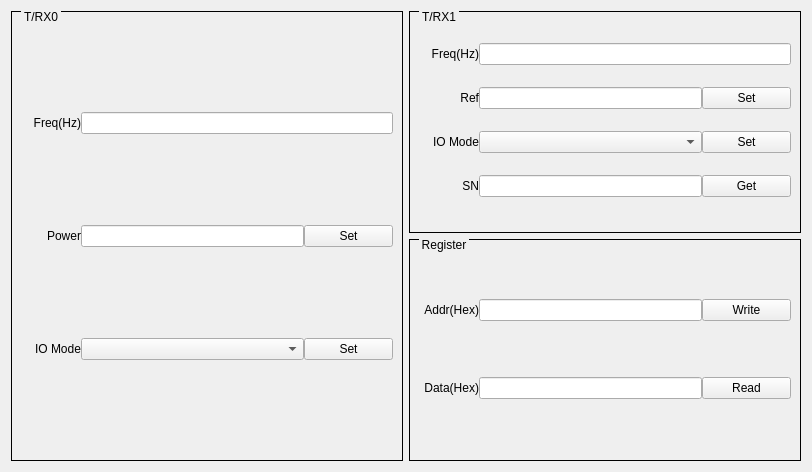
<?xml version="1.0" encoding="UTF-8"?>
<ui version="4.0">
 <class>Q_SP9500X_RRH_Widget</class>
 <widget class="QWidget" name="Q_SP9500X_RRH_Widget">
  <property name="geometry">
   <rect>
    <x>0</x>
    <y>0</y>
    <width>812</width>
    <height>472</height>
   </rect>
  </property>
  <property name="windowTitle">
   <string>Dialog</string>
  </property>
  <layout class="QHBoxLayout" name="horizontalLayout">
   <item>
    <widget class="QGroupBox" name="groupBoxTx">
     <property name="styleSheet">
      <string notr="true">QGroupBox{ border:1px solid black; margin-top:0.5ex; }
QGroupBox::title { subcontrol-origin:margin; subcontrol-position:top left; top:-1px; left:10px; margin-left: 0px; padding:0 1px; }</string>
     </property>
     <property name="title">
      <string>T/RX0</string>
     </property>
     <layout class="QHBoxLayout" name="horizontalLayout_19">
      <item>
       <layout class="QVBoxLayout" name="verticalLayoutTx">
        <property name="spacing">
         <number>0</number>
        </property>
        <item>
         <layout class="QHBoxLayout" name="horizontalLayoutTx0">
          <property name="spacing">
           <number>0</number>
          </property>
          <item>
           <widget class="QLabel" name="labelTXFreq">
            <property name="sizePolicy">
             <sizepolicy hsizetype="Fixed" vsizetype="Fixed">
              <horstretch>0</horstretch>
              <verstretch>0</verstretch>
             </sizepolicy>
            </property>
            <property name="minimumSize">
             <size>
              <width>60</width>
              <height>16</height>
             </size>
            </property>
            <property name="text">
             <string>Freq(Hz)</string>
            </property>
            <property name="alignment">
             <set>Qt::AlignRight|Qt::AlignTrailing|Qt::AlignVCenter</set>
            </property>
           </widget>
          </item>
          <item>
           <widget class="QFreqScrollLineEdit" name="lineEditTXFreq">
            <property name="sizePolicy">
             <sizepolicy hsizetype="Expanding" vsizetype="Fixed">
              <horstretch>5</horstretch>
              <verstretch>0</verstretch>
             </sizepolicy>
            </property>
           </widget>
          </item>
         </layout>
        </item>
        <item>
         <layout class="QHBoxLayout" name="horizontalLayoutTx5_3">
          <property name="spacing">
           <number>0</number>
          </property>
          <item>
           <widget class="QLabel" name="labelTXLMX2594_0">
            <property name="sizePolicy">
             <sizepolicy hsizetype="Fixed" vsizetype="Fixed">
              <horstretch>0</horstretch>
              <verstretch>0</verstretch>
             </sizepolicy>
            </property>
            <property name="minimumSize">
             <size>
              <width>60</width>
              <height>16</height>
             </size>
            </property>
            <property name="text">
             <string>Power</string>
            </property>
            <property name="alignment">
             <set>Qt::AlignRight|Qt::AlignTrailing|Qt::AlignVCenter</set>
            </property>
           </widget>
          </item>
          <item>
           <widget class="QLineEdit" name="lineEditTXPwr">
            <property name="sizePolicy">
             <sizepolicy hsizetype="Expanding" vsizetype="Fixed">
              <horstretch>5</horstretch>
              <verstretch>0</verstretch>
             </sizepolicy>
            </property>
           </widget>
          </item>
          <item>
           <widget class="QPushButton" name="pushButtonSetTXPwr">
            <property name="sizePolicy">
             <sizepolicy hsizetype="Expanding" vsizetype="Fixed">
              <horstretch>2</horstretch>
              <verstretch>0</verstretch>
             </sizepolicy>
            </property>
            <property name="text">
             <string>Set</string>
            </property>
           </widget>
          </item>
         </layout>
        </item>
        <item>
         <layout class="QHBoxLayout" name="horizontalLayoutTx1_2">
          <property name="spacing">
           <number>0</number>
          </property>
          <item>
           <widget class="QLabel" name="labelTXIOMode">
            <property name="sizePolicy">
             <sizepolicy hsizetype="Fixed" vsizetype="Fixed">
              <horstretch>0</horstretch>
              <verstretch>0</verstretch>
             </sizepolicy>
            </property>
            <property name="minimumSize">
             <size>
              <width>60</width>
              <height>16</height>
             </size>
            </property>
            <property name="text">
             <string>IO Mode</string>
            </property>
            <property name="alignment">
             <set>Qt::AlignRight|Qt::AlignTrailing|Qt::AlignVCenter</set>
            </property>
           </widget>
          </item>
          <item>
           <widget class="QComboBox" name="comboBoxTX0IOMode">
            <property name="sizePolicy">
             <sizepolicy hsizetype="Expanding" vsizetype="Fixed">
              <horstretch>5</horstretch>
              <verstretch>0</verstretch>
             </sizepolicy>
            </property>
           </widget>
          </item>
          <item>
           <widget class="QPushButton" name="pushButtonSetTX0IOMode">
            <property name="sizePolicy">
             <sizepolicy hsizetype="Expanding" vsizetype="Fixed">
              <horstretch>2</horstretch>
              <verstretch>0</verstretch>
             </sizepolicy>
            </property>
            <property name="text">
             <string>Set</string>
            </property>
           </widget>
          </item>
         </layout>
        </item>
       </layout>
      </item>
     </layout>
    </widget>
   </item>
   <item>
    <layout class="QVBoxLayout" name="verticalLayout">
     <item>
      <widget class="QGroupBox" name="groupBoxRx">
       <property name="styleSheet">
        <string notr="true">QGroupBox{ border:1px solid black; margin-top:0.5ex; }
QGroupBox::title { subcontrol-origin:margin; subcontrol-position:top left; top:-1px; left:10px; margin-left: 0px; padding:0 1px; }</string>
       </property>
       <property name="title">
        <string>T/RX1</string>
       </property>
       <layout class="QHBoxLayout" name="horizontalLayout_20">
        <item>
         <layout class="QVBoxLayout" name="verticalLayoutRx">
          <property name="spacing">
           <number>0</number>
          </property>
          <item>
           <layout class="QHBoxLayout" name="horizontalLayoutRx0">
            <property name="spacing">
             <number>0</number>
            </property>
            <item>
             <widget class="QLabel" name="labelRXFreq">
              <property name="sizePolicy">
               <sizepolicy hsizetype="Fixed" vsizetype="Fixed">
                <horstretch>0</horstretch>
                <verstretch>0</verstretch>
               </sizepolicy>
              </property>
              <property name="minimumSize">
               <size>
                <width>60</width>
                <height>16</height>
               </size>
              </property>
              <property name="text">
               <string>Freq(Hz)</string>
              </property>
              <property name="alignment">
               <set>Qt::AlignRight|Qt::AlignTrailing|Qt::AlignVCenter</set>
              </property>
             </widget>
            </item>
            <item>
             <widget class="QFreqScrollLineEdit" name="lineEditRXFreq">
              <property name="sizePolicy">
               <sizepolicy hsizetype="Expanding" vsizetype="Fixed">
                <horstretch>5</horstretch>
                <verstretch>0</verstretch>
               </sizepolicy>
              </property>
             </widget>
            </item>
           </layout>
          </item>
          <item>
           <layout class="QHBoxLayout" name="horizontalLayoutTx5_5">
            <property name="spacing">
             <number>0</number>
            </property>
            <item>
             <widget class="QLabel" name="labelTXLMX2594_2">
              <property name="sizePolicy">
               <sizepolicy hsizetype="Fixed" vsizetype="Fixed">
                <horstretch>0</horstretch>
                <verstretch>0</verstretch>
               </sizepolicy>
              </property>
              <property name="minimumSize">
               <size>
                <width>60</width>
                <height>16</height>
               </size>
              </property>
              <property name="text">
               <string>Ref</string>
              </property>
              <property name="alignment">
               <set>Qt::AlignRight|Qt::AlignTrailing|Qt::AlignVCenter</set>
              </property>
             </widget>
            </item>
            <item>
             <widget class="QLineEdit" name="lineEditRXRef">
              <property name="sizePolicy">
               <sizepolicy hsizetype="Expanding" vsizetype="Fixed">
                <horstretch>5</horstretch>
                <verstretch>0</verstretch>
               </sizepolicy>
              </property>
             </widget>
            </item>
            <item>
             <widget class="QPushButton" name="pushButtonSetRXRef">
              <property name="sizePolicy">
               <sizepolicy hsizetype="Expanding" vsizetype="Fixed">
                <horstretch>2</horstretch>
                <verstretch>0</verstretch>
               </sizepolicy>
              </property>
              <property name="text">
               <string>Set</string>
              </property>
             </widget>
            </item>
           </layout>
          </item>
          <item>
           <layout class="QHBoxLayout" name="horizontalLayoutTx1_3">
            <property name="spacing">
             <number>0</number>
            </property>
            <item>
             <widget class="QLabel" name="labelTXIOMode_2">
              <property name="sizePolicy">
               <sizepolicy hsizetype="Fixed" vsizetype="Fixed">
                <horstretch>0</horstretch>
                <verstretch>0</verstretch>
               </sizepolicy>
              </property>
              <property name="minimumSize">
               <size>
                <width>60</width>
                <height>16</height>
               </size>
              </property>
              <property name="text">
               <string>IO Mode</string>
              </property>
              <property name="alignment">
               <set>Qt::AlignRight|Qt::AlignTrailing|Qt::AlignVCenter</set>
              </property>
             </widget>
            </item>
            <item>
             <widget class="QComboBox" name="comboBoxTX1IOMode">
              <property name="sizePolicy">
               <sizepolicy hsizetype="Expanding" vsizetype="Fixed">
                <horstretch>5</horstretch>
                <verstretch>0</verstretch>
               </sizepolicy>
              </property>
             </widget>
            </item>
            <item>
             <widget class="QPushButton" name="pushButtonSetTX0IOMode_2">
              <property name="sizePolicy">
               <sizepolicy hsizetype="Expanding" vsizetype="Fixed">
                <horstretch>2</horstretch>
                <verstretch>0</verstretch>
               </sizepolicy>
              </property>
              <property name="text">
               <string>Set</string>
              </property>
             </widget>
            </item>
           </layout>
          </item>
          <item>
           <layout class="QHBoxLayout" name="horizontalLayoutRx8">
            <property name="spacing">
             <number>0</number>
            </property>
            <item>
             <widget class="QLabel" name="labelSN">
              <property name="sizePolicy">
               <sizepolicy hsizetype="Fixed" vsizetype="Fixed">
                <horstretch>0</horstretch>
                <verstretch>0</verstretch>
               </sizepolicy>
              </property>
              <property name="minimumSize">
               <size>
                <width>60</width>
                <height>16</height>
               </size>
              </property>
              <property name="text">
               <string>SN</string>
              </property>
              <property name="alignment">
               <set>Qt::AlignRight|Qt::AlignTrailing|Qt::AlignVCenter</set>
              </property>
             </widget>
            </item>
            <item>
             <widget class="QLineEdit" name="lineEditSN">
              <property name="sizePolicy">
               <sizepolicy hsizetype="Expanding" vsizetype="Fixed">
                <horstretch>5</horstretch>
                <verstretch>0</verstretch>
               </sizepolicy>
              </property>
              <property name="readOnly">
               <bool>true</bool>
              </property>
             </widget>
            </item>
            <item>
             <widget class="QPushButton" name="pushButtonGetSN">
              <property name="sizePolicy">
               <sizepolicy hsizetype="Expanding" vsizetype="Fixed">
                <horstretch>2</horstretch>
                <verstretch>0</verstretch>
               </sizepolicy>
              </property>
              <property name="text">
               <string>Get</string>
              </property>
             </widget>
            </item>
           </layout>
          </item>
         </layout>
        </item>
       </layout>
      </widget>
     </item>
     <item>
      <widget class="QGroupBox" name="groupBoxSpartan6">
       <property name="styleSheet">
        <string notr="true">QGroupBox{ border:1px solid black; margin-top:0.5ex; }
QGroupBox::title { subcontrol-origin:margin; subcontrol-position:top left; top:-1px; left:10px; margin-left: 0px; padding:0 1px; }</string>
       </property>
       <property name="title">
        <string>Register</string>
       </property>
       <layout class="QVBoxLayout" name="verticalLayout_2">
        <item>
         <layout class="QHBoxLayout" name="horizontalLayoutRx6_5">
          <property name="spacing">
           <number>0</number>
          </property>
          <item>
           <widget class="QLabel" name="labelAddr">
            <property name="sizePolicy">
             <sizepolicy hsizetype="Fixed" vsizetype="Fixed">
              <horstretch>0</horstretch>
              <verstretch>0</verstretch>
             </sizepolicy>
            </property>
            <property name="minimumSize">
             <size>
              <width>60</width>
              <height>16</height>
             </size>
            </property>
            <property name="text">
             <string>Addr(Hex)</string>
            </property>
            <property name="alignment">
             <set>Qt::AlignRight|Qt::AlignTrailing|Qt::AlignVCenter</set>
            </property>
           </widget>
          </item>
          <item>
           <widget class="QLineEdit" name="lineEditRegAddr">
            <property name="sizePolicy">
             <sizepolicy hsizetype="Expanding" vsizetype="Fixed">
              <horstretch>5</horstretch>
              <verstretch>0</verstretch>
             </sizepolicy>
            </property>
           </widget>
          </item>
          <item>
           <widget class="QPushButton" name="pushButtonRegWrite">
            <property name="sizePolicy">
             <sizepolicy hsizetype="Expanding" vsizetype="Fixed">
              <horstretch>2</horstretch>
              <verstretch>0</verstretch>
             </sizepolicy>
            </property>
            <property name="text">
             <string>Write</string>
            </property>
           </widget>
          </item>
         </layout>
        </item>
        <item>
         <layout class="QHBoxLayout" name="horizontalLayoutRx6_2">
          <property name="spacing">
           <number>0</number>
          </property>
          <item>
           <widget class="QLabel" name="labelData">
            <property name="sizePolicy">
             <sizepolicy hsizetype="Fixed" vsizetype="Fixed">
              <horstretch>0</horstretch>
              <verstretch>0</verstretch>
             </sizepolicy>
            </property>
            <property name="minimumSize">
             <size>
              <width>60</width>
              <height>16</height>
             </size>
            </property>
            <property name="text">
             <string>Data(Hex)</string>
            </property>
            <property name="alignment">
             <set>Qt::AlignRight|Qt::AlignTrailing|Qt::AlignVCenter</set>
            </property>
           </widget>
          </item>
          <item>
           <widget class="QLineEdit" name="lineEditRegData">
            <property name="sizePolicy">
             <sizepolicy hsizetype="Expanding" vsizetype="Fixed">
              <horstretch>5</horstretch>
              <verstretch>0</verstretch>
             </sizepolicy>
            </property>
           </widget>
          </item>
          <item>
           <widget class="QPushButton" name="pushButtonRegRead">
            <property name="sizePolicy">
             <sizepolicy hsizetype="Expanding" vsizetype="Fixed">
              <horstretch>2</horstretch>
              <verstretch>0</verstretch>
             </sizepolicy>
            </property>
            <property name="text">
             <string>Read</string>
            </property>
           </widget>
          </item>
         </layout>
        </item>
       </layout>
      </widget>
     </item>
    </layout>
   </item>
  </layout>
 </widget>
 <customwidgets>
  <customwidget>
   <class>QFreqScrollLineEdit</class>
   <extends>QLineEdit</extends>
   <header>scroll_lineedit.h</header>
  </customwidget>
 </customwidgets>
 <resources/>
 <connections/>
</ui>
